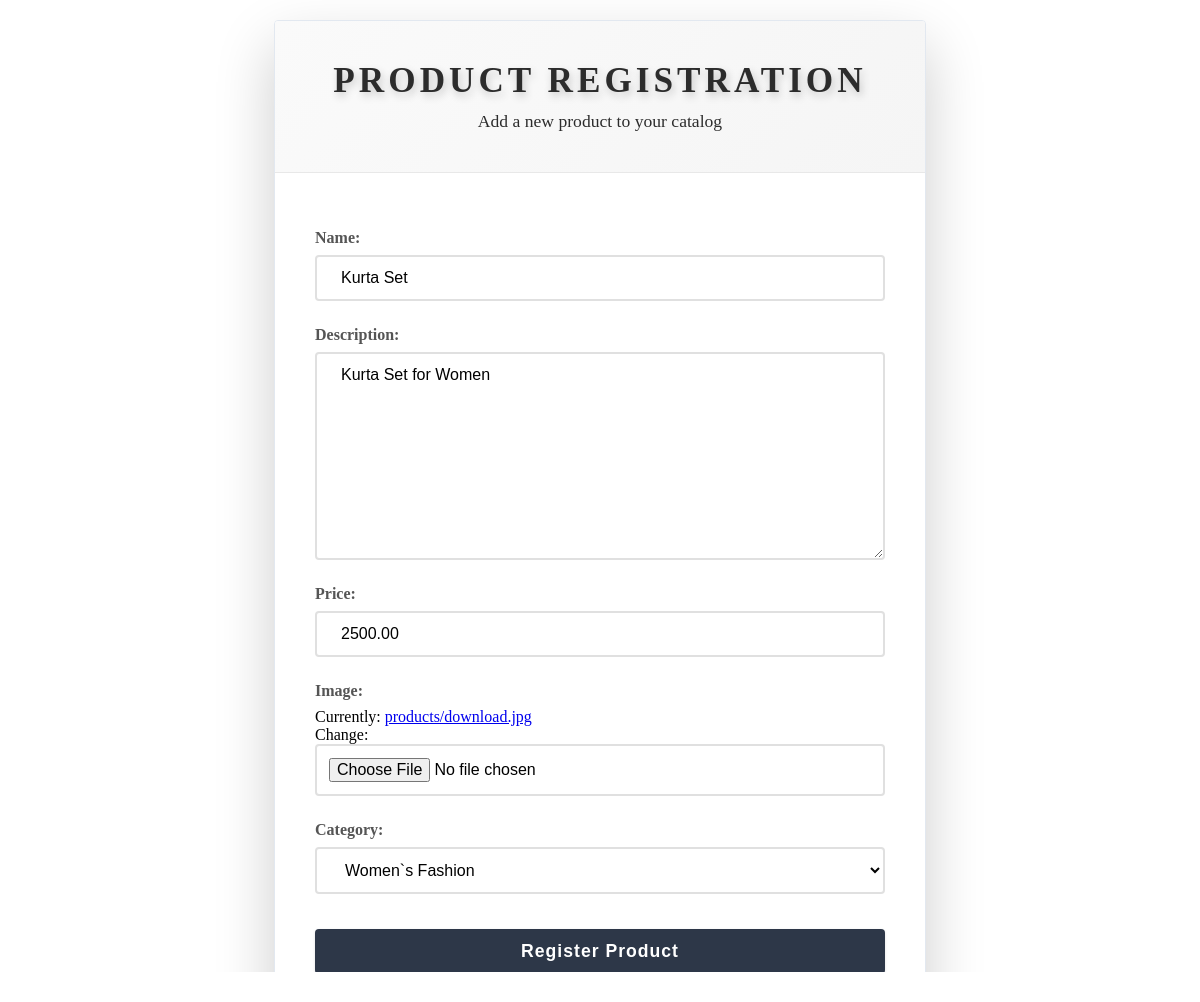
/edit/2/, run on an earlier commit of the app's database.
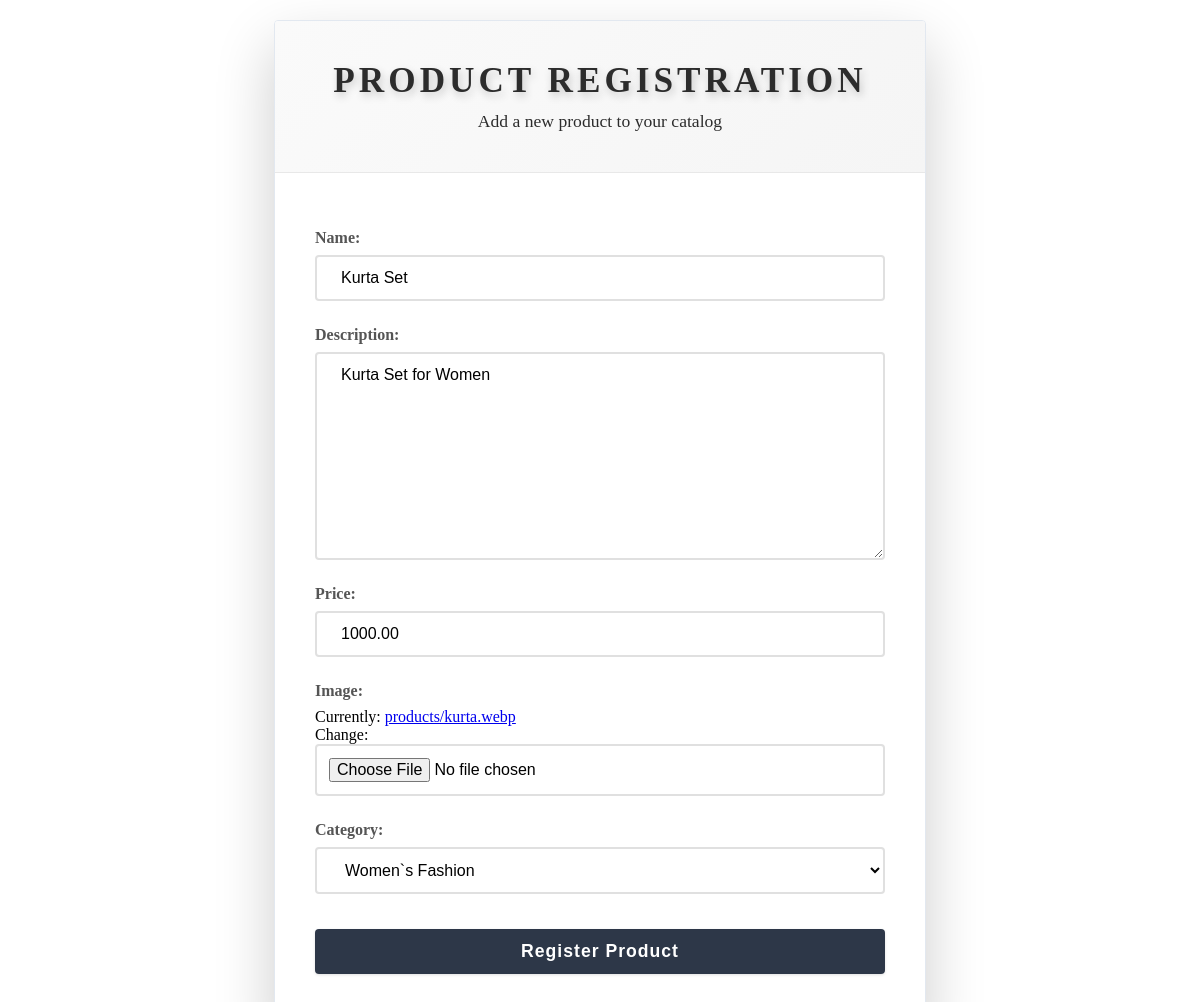
And on a later commit of the database.
### onlineshoppingapp/models.py (models this page shows, shortened)
class Product(models.Model):
    name = models.CharField(max_length=100)
    description = models.TextField()
    price = models.DecimalField(max_digits=10, decimal_places=2)
    image=models.ImageField(upload_to='products')
    category=models.ForeignKey('Category', on_delete=models.CASCADE)

class Category(models.Model):
    name = models.CharField(max_length=100)
    description = models.TextField()
    image=models.ImageField(upload_to='category')
    def __str__(self):
        return self.name

### onlineshoppingapp/views.py (the view)
# urls.py: path('edit/<int:p_id>/', views.edit_product, name='edit'),
def edit_product(request, p_id):
    from onlineshoppingapp.models import Wishlist, Cart
    p=Product.objects.get(id=p_id)
    f=ProductForm(request.POST or None, request.FILES or None, instance=p)
    if f.is_valid():
        f.save()
        return redirect('admin_panel')
    context = {'form': f}
    if request.user.is_authenticated:
        context['wishlist_count'] = Wishlist.objects.filter(user=request.user).count()
        context['cart_count'] = Cart.objects.filter(user=request.user).count()
    return render(request,'register.html', context)

### onlineshoppingapp/forms.py
class ProductForm(forms.ModelForm):
    class Meta:
        model = Product
        fields = '__all__'

### onlineshoppingapp/templates/register.html (shortened to what this page needs)
{% block content %}
<div class="register-container">
  <div class="register-card">
    <div class="register-header">
      <h1>
         Product Registration
      </h1>
      <p>Add a new product to your catalog</p>
    </div>
    <div class="register-body">
      <form action="" method="post" enctype="multipart/form-data" class="register-form">
        {{ form.as_p }}
        <button type="submit" class="submit-btn">
           Register Product
        </button>
      </form>
    </div>
  </div>
</div>
{% endblock %}

What changed in the data, as far as the page shows it:
changed Product "Kurta Set for Women": price "2500.00" → "1000.00"
Also different on the page:
text no longer shown: "Name: Description: Price: Image: Currently: products/download.jpg Change: Category:"
text now shown: "Name: Description: Price: Image: Currently: products/kurta.webp Change: Category:"
